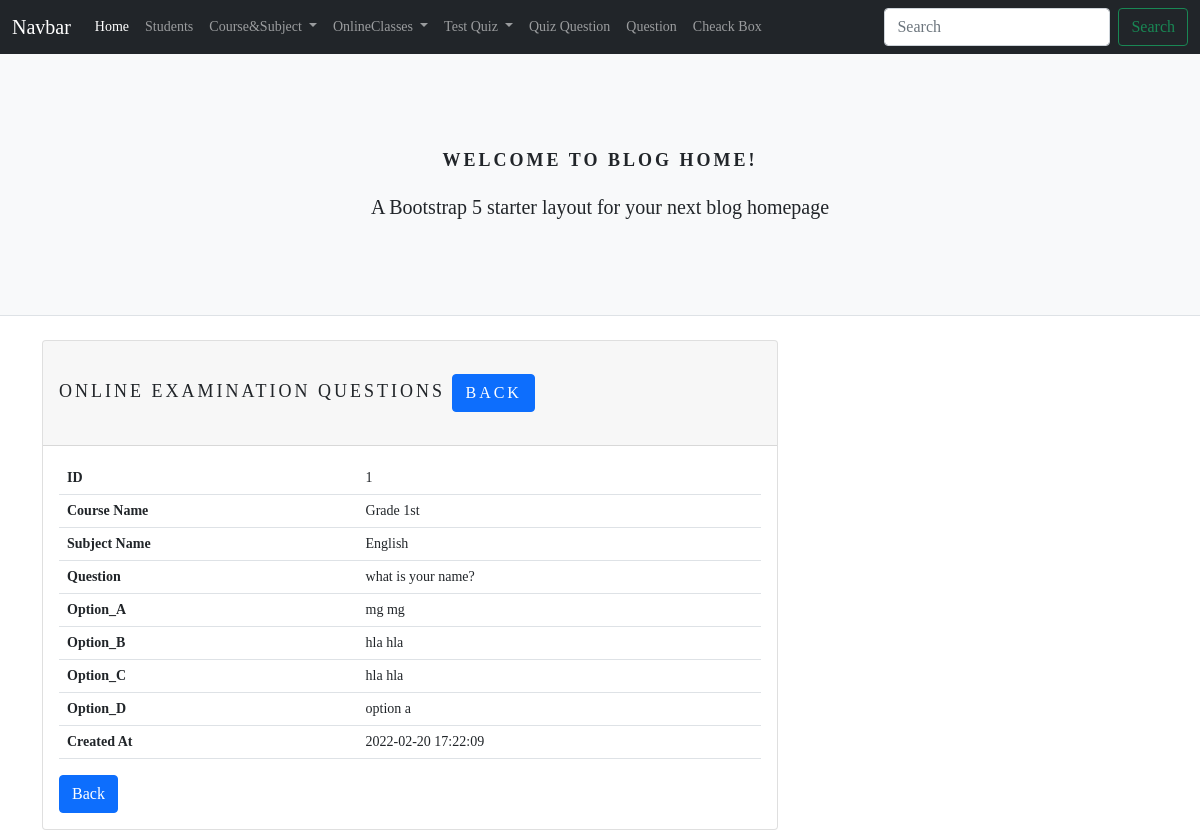
The app's page /exam_question/exam_question_show.php?id=1 with its own data.
### tables this page shows
create table examination_questions(
    id int primary key auto_increment,
    course_id int not null,
    subject_id int not null,
    question TEXT not null,
    option_a TEXT not null,
    option_b TEXT not null,
    option_c TEXT not null,
    option_d TEXT not null,
    created_at TIMESTAMP DEFAULT CURRENT_TIMESTAMP);

create table courses(
    id int primary key auto_increment,
    course_name varchar(225) not null,
    created_at TIMESTAMP DEFAULT CURRENT_TIMESTAMP);

create table subjects(
    id int primary key auto_increment,
    subject_name varchar(225) not null,
    course_id int not null,
    created_at TIMESTAMP DEFAULT CURRENT_TIMESTAMP);

### _classes/Libs/Database/MySQL.php (called while the page is built, shortened)
<?php
class MySQL
{
	private $dbhost;
	private $dbuser;
	private $dbname;
	private $dbpass;
	public function __construct(
		$dbhost = "localhost",
		$dbuser = "root",
		$dbname = "school",
		$dbpass = "",
	) {
		$this->dbhost = $dbhost;
		$this->dbuser = $dbuser;
		$this->dbname = $dbname;
		$this->dbpass = $dbpass;
	}
	public function connect()
	{
		try {
			$this->db = new PDO(
				"mysql:host=$this->dbhost;dbname=$this->dbname",
				$this->dbuser,
				$this->dbpass,
				[
					PDO::ATTR_ERRMODE => PDO::ERRMODE_EXCEPTION,
					PDO::ATTR_DEFAULT_FETCH_MODE => PDO::FETCH_OBJ,
				]
			);
			return $this->db;
		} catch (PDOException $e) {
			return $e->getMessage();
		}
	}
}

### _classes/Libs/Database/OnlineExaminationQuestion.php (called while the page is built, shortened)
<?php
class OnlineExaminationQuestion {
 private $db = null;
	public function __construct(MySQL $db)
	{
		$this->db = $db->connect();
	}
public function OnlineExaminationQuestionfindById($id)
	{
		$statement = $this->db->prepare("SELECT * FROM examination_questions
  LEFT JOIN subjects ON subjects.id = examination_questions.subject_id
  LEFT JOIN courses ON courses.id = examination_questions.course_id
  WHERE examination_questions.id = :id");
		$statement->execute([':id' => $id]);
		$row = $statement->fetch();
		return $row ?? false;
	}
}

### exam_question/exam_question_show.php (the view, shortened to what this page needs)
<?php
include("../layout/head.php");
include("../layout/nav.php");
include("../layout/header.php");
$table = new OnlineExaminationQuestion(new MySQL());
$id = $_GET['id'];
$table->OnlineExaminationQuestionfindById($id);
$exam_question_show_data = $table->OnlineExaminationQuestionfindById($id);
?>
<div class="container">
 <div class="row">
  <div class="col-lg-8">
   <div class="card">
    <div class="card-header">
     <h1>Online Examination Questions <span><a href="exam_question_index.php" class="btn btn-primary">Back</a></span></h1>
    </div>
    <div class="card-body">
     <table class="table">
      <tr>
       <th>ID</th>
       <td><?= $exam_question_show_data->id ?></td>
      </tr>
      <tr>
       <th>Course Name</th>
       <td><?= $exam_question_show_data->course_name ?></td>
      </tr>
      <tr>
       <th>Subject Name</th>
       <td><?= $exam_question_show_data->subject_name ?></td>
      </tr>
      <tr>
       <th>Question</th>
       <td><?= $exam_question_show_data->question ?></td>
      </tr>
      <tr>
       <th>Option_A</th>
       <td><?= $exam_question_show_data->option_a ?></td>
      </tr>
      <tr>
       <th>Option_B</th>
       <td><?= $exam_question_show_data->option_b ?></td>
      </tr>
      <tr>
       <th>Option_C</th>
       <td><?= $exam_question_show_data->option_c ?></td>
      </tr>
      <tr>
       <th>Option_D</th>
       <td><?= $exam_question_show_data->option_d ?></td>
      </tr>
       <th>Created At</th>
       <td><?= $exam_question_show_data->created_at ?></td>
     </table>
     <div class="input-group">
      <a href="exam_question_index.php" class="btn btn-primary">Back</a>
     </div>
    </div>
   </div>
  </div>
 </div>
</div>
<?php include("../layout/footer.php") ?>

### test_quiz/style.css (style rules this page uses)
h1 { margin: 25px 0; font: 18px Georgia, Serif; text-transform: uppercase; letter-spacing: 3px; }

### records on screen
examination_questions: course "1", course.course_name "Grade 1st", subject.subject_name "English", question "what is your name?", option_a "mg mg", option_b "hla hla", option_c "hla hla", option_d "option a", course.created_at "2022-02-20 17:22:09"
